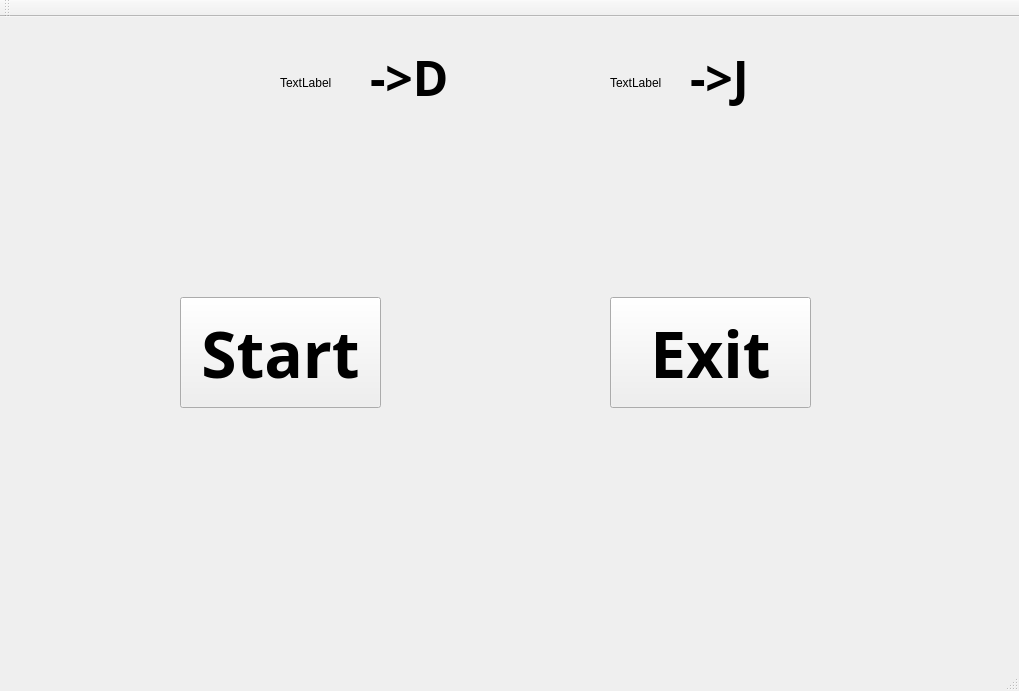
<?xml version="1.0" encoding="UTF-8"?>
<ui version="4.0">
 <class>menu</class>
 <widget class="QMainWindow" name="menu">
  <property name="geometry">
   <rect>
    <x>0</x>
    <y>0</y>
    <width>1019</width>
    <height>691</height>
   </rect>
  </property>
  <property name="windowTitle">
   <string>menu</string>
  </property>
  <widget class="QWidget" name="centralWidget">
   <widget class="QLabel" name="label">
    <property name="geometry">
     <rect>
      <x>0</x>
      <y>0</y>
      <width>1018</width>
      <height>639</height>
     </rect>
    </property>
    <property name="text">
     <string/>
    </property>
    <property name="pixmap">
     <pixmap resource="pic.qrc">:/picture/menu.jpg</pixmap>
    </property>
   </widget>
   <widget class="QPushButton" name="pushButton_2">
    <property name="geometry">
     <rect>
      <x>610</x>
      <y>280</y>
      <width>201</width>
      <height>111</height>
     </rect>
    </property>
    <property name="font">
     <font>
      <family>Agency FB</family>
      <pointsize>48</pointsize>
      <weight>75</weight>
      <bold>true</bold>
     </font>
    </property>
    <property name="text">
     <string>Exit</string>
    </property>
   </widget>
   <widget class="QPushButton" name="pushButton">
    <property name="geometry">
     <rect>
      <x>180</x>
      <y>280</y>
      <width>201</width>
      <height>111</height>
     </rect>
    </property>
    <property name="font">
     <font>
      <family>Agency FB</family>
      <pointsize>48</pointsize>
      <weight>75</weight>
      <bold>true</bold>
     </font>
    </property>
    <property name="text">
     <string>Start</string>
    </property>
   </widget>
   <widget class="QLabel" name="label_2">
    <property name="geometry">
     <rect>
      <x>280</x>
      <y>0</y>
      <width>171</width>
      <height>131</height>
     </rect>
    </property>
    <property name="text">
     <string>TextLabel</string>
    </property>
   </widget>
   <widget class="QLabel" name="label_3">
    <property name="geometry">
     <rect>
      <x>610</x>
      <y>-20</y>
      <width>211</width>
      <height>171</height>
     </rect>
    </property>
    <property name="text">
     <string>TextLabel</string>
    </property>
   </widget>
   <widget class="QLabel" name="label_4">
    <property name="geometry">
     <rect>
      <x>370</x>
      <y>10</y>
      <width>111</width>
      <height>101</height>
     </rect>
    </property>
    <property name="font">
     <font>
      <family>Agency FB</family>
      <pointsize>36</pointsize>
      <weight>75</weight>
      <bold>true</bold>
     </font>
    </property>
    <property name="text">
     <string>-&gt;D</string>
    </property>
   </widget>
   <widget class="QLabel" name="label_5">
    <property name="geometry">
     <rect>
      <x>690</x>
      <y>10</y>
      <width>101</width>
      <height>101</height>
     </rect>
    </property>
    <property name="font">
     <font>
      <family>Agency FB</family>
      <pointsize>36</pointsize>
      <weight>75</weight>
      <bold>true</bold>
     </font>
    </property>
    <property name="text">
     <string>-&gt;J</string>
    </property>
   </widget>
  </widget>
  <widget class="QMenuBar" name="menuBar">
   <property name="geometry">
    <rect>
     <x>0</x>
     <y>0</y>
     <width>1019</width>
     <height>19</height>
    </rect>
   </property>
  </widget>
  <widget class="QToolBar" name="mainToolBar">
   <attribute name="toolBarArea">
    <enum>TopToolBarArea</enum>
   </attribute>
   <attribute name="toolBarBreak">
    <bool>false</bool>
   </attribute>
  </widget>
  <widget class="QStatusBar" name="statusBar"/>
 </widget>
 <layoutdefault spacing="6" margin="11"/>
 <resources>
  <include location="pic.qrc"/>
 </resources>
 <connections/>
</ui>
